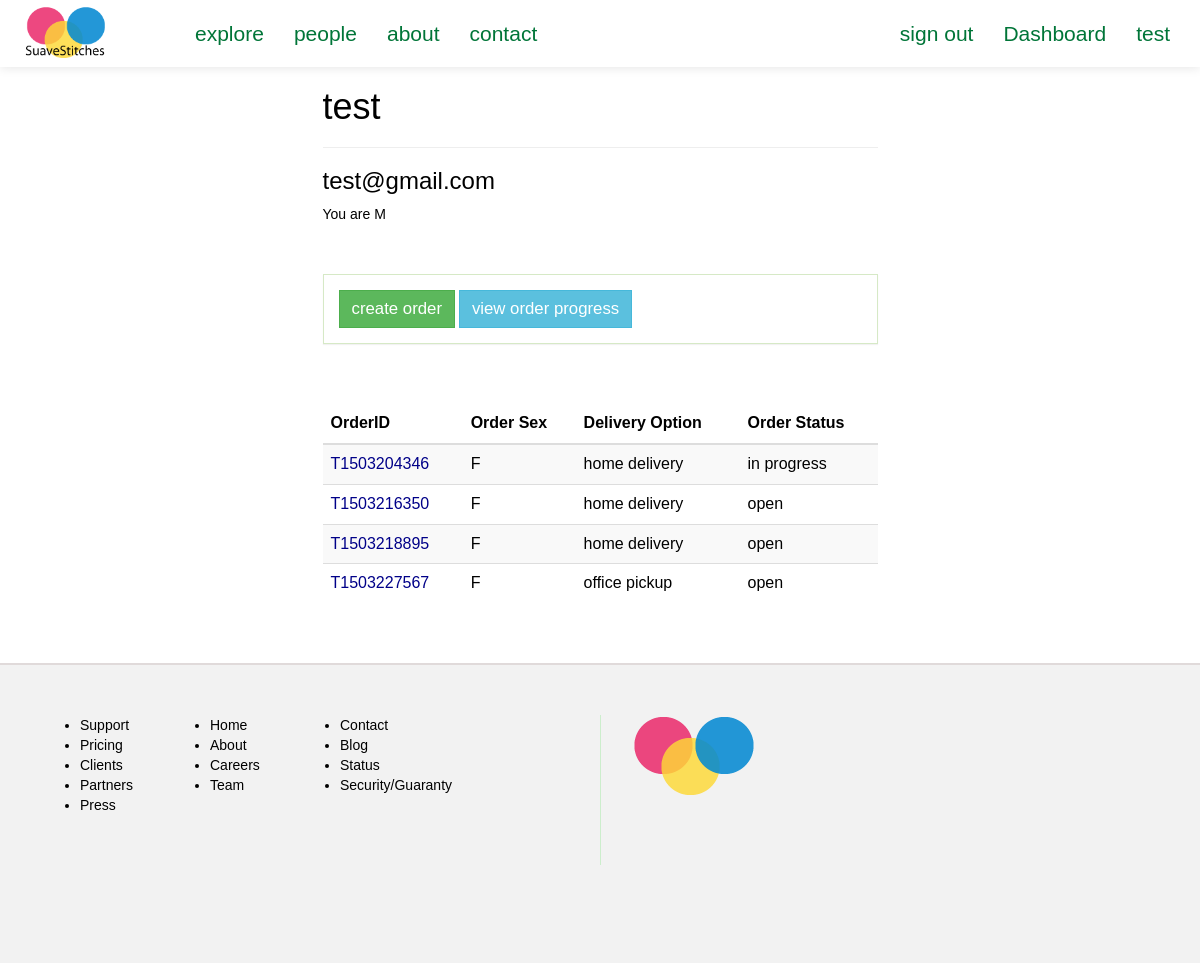
/suave/dashboard/ (signed in), run on an earlier commit of the app's database.
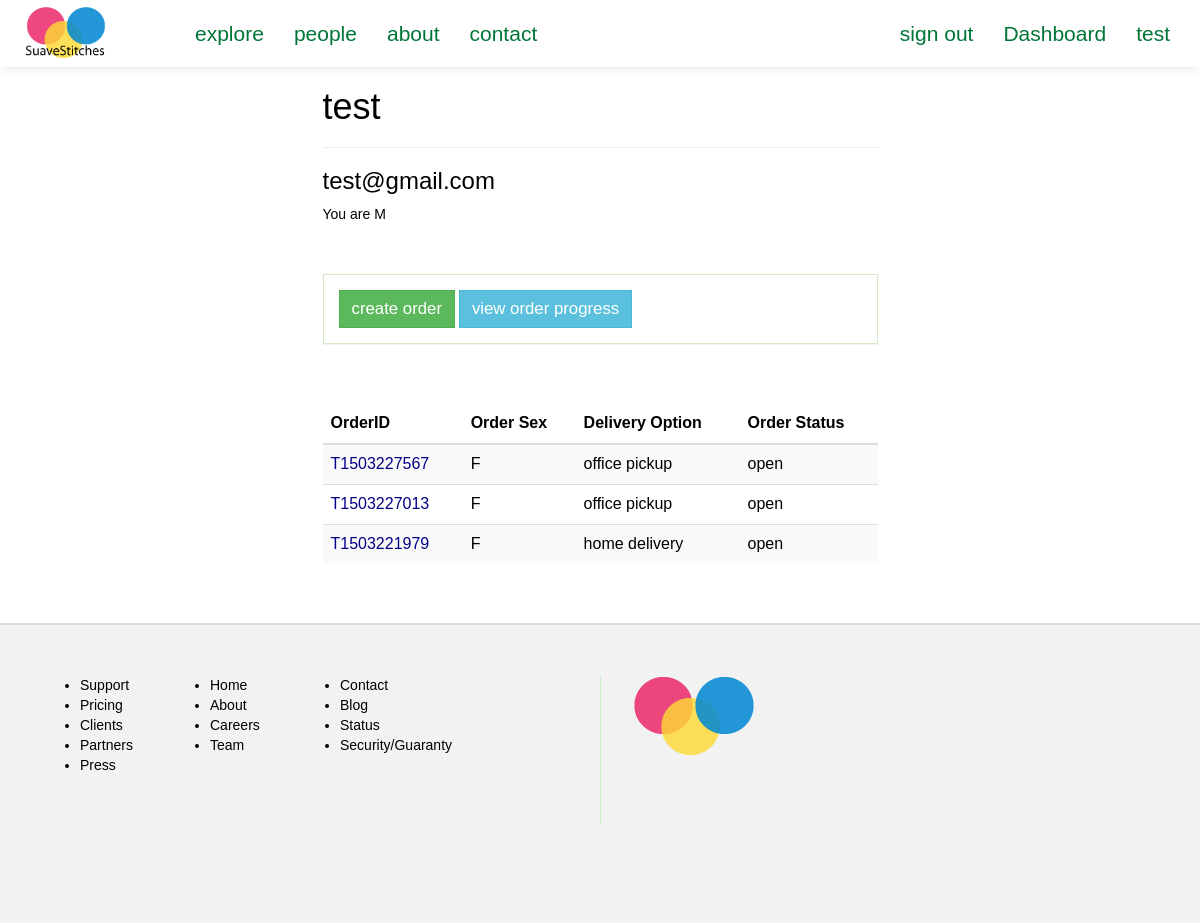
And on a later commit of the database.
### suave/models.py (models this page shows, shortened)
class Client(models.Model):
	FEMALE = 'F'
	MALE = 'M'
	SEX_CHOICE = (
		(FEMALE, 'F'),
		(MALE, 'M'),
	)
	user = models.OneToOneField(User)
	address = models.CharField(max_length=200, null=True)
	preference = models.CharField(max_length=40)
	sex = models.CharField(max_length=2, choices=SEX_CHOICE, default=" ")

class Order(models.Model):
	client = models.ForeignKey(Client, null=True)
	size = models.ForeignKey(Size, null=True)
	tailor = models.ForeignKey(Tailor, null=True)
	fabric = models.ForeignKey(Fabric, null=True) #* change to foreign key with Fabric
	main_order_id = models.CharField(max_length=15, null=True)
	details = models.CharField(max_length=250, null=True) #*
	delivery_option = models.CharField(max_length=100, null=True)
	service_option = models.CharField(max_length=100, null=True)
	sex = models.CharField(max_length=2, default=' ')
	status = models.CharField(max_length=20, default='OPEN') #*
	cost = models.IntegerField(default=0000) # final cost of order

### suave/views.py (the view)
@login_required
def clientDashboard(request):
	context = {}
	client = Client.objects.get(user=request.user)
	if request.session['new_user_check'] == 1:
		context['new_user_check'] = True
		request.session['new_user_check'] = 2
	context['orders'] = Order.objects.filter(client=client)
	return render(request, 'i/client/dashboard.html', context)

### suave/templates/i/client/dashboard.html (shortened to what this page needs)
{% extends "i/layout/base.html" %}
{% block main_section %}
	<div class="col-lg-6 col-lg-offset-3">
		<h1>{{ user.username }}</h1>
		<hr>
		<h3>{{ user.email }}</h3>
		<p>You are {{ user.client.sex }}</p>
		<br><br>
		<div class="client-dashboard-panel panel panel-body panel-success">
			<a href="{% url 'suave:createOrder' %}" class="btn btn-success">create order</a>
			<a href="" class="btn btn-info">view order progress</a>
		</div>
		<br><br>
		{% if orders %}
			<table class="table table-striped table-hover">
				<thead>
					<tr>
						<th>OrderID</th>
						<th>Order Sex</th>
						<th>Delivery Option</th>
						<th>Order Status</th>
					</tr>
				</thead>
				<tbody>
					{% for order in orders %}
					<tr>
						<td style="color:#008"><span>{{ order.main_order_id }}</span></td>
						<td>{{ order.sex }}</td>
						<td>{{ order.delivery_option|lower }}</td>
						<td>{{ order.status|lower }}</td>
					</tr>
					{% endfor %}
				</tbody>
			</table>
		{% endif %}
		<br><br>
	</div>
{% endblock %}

### suave/templates/i/layout/base.html (shortened to what this page needs)
<html>
	<head>
		{% load staticfiles %}
		<link rel="stylesheet" type="text/css" href="{% static 'css/style.css' %}">
	</head>
	{% if tailorPage %}
	<body class="tailorPage-color">
	{% else %}
	<body>
	{% endif %}
	{% if tailorPage %}
		<nav class="navbar navbar-default" role="navigation" style="background:#B2EBF2">
	{% else %}
		<nav class="navbar navbar-default" role="navigation">
	{% endif %}
			<div class="container">
				<div class="row">
					<div class="navbar-header">
						<div id="header">
							<a class="navbar-brand" href="/suave">
								<img src="{% static 'img/my_logo_1.png' %}">
							</a>
						</div>
					</div>
					<div class="collapse navbar-collapse navbar-ex1-collapse">
						<ul class="nav navbar-nav navbar-left">
							<li class=""><a href style="background:#">explore</a></li>
							<li class=""><a href="{% url 'suave:tailorHome' %}">people</a></li>
							<li class=""><a >about</a></li>
							<li class=""><a >contact</a></li>
						</ul>
						<ul class="nav navbar-nav navbar-right">
							{% if user.is_authenticated %}
							<li><a href="{% url 'suave:signout' %}" class="">sign out</a></li>
								{% if user.tailor.rate %}
									<li><a href="{% url 'suave:tailorDashboard' %}" class="">Dashboard</a></li>
								{% else %}
									<li><a href="{% url 'suave:clientDashboard' %}" class="">Dashboard</a></li>
								{% endif %}
							<li><a class="">{{user}}</a></li>
							{% else %}
							<li><a role="button" class="" data-toggle="modal" data-target=".bs-example-modal-sm">sign in</a></li>
							{% endif %}
						</ul>
					</div>
				</div>
			</div>
		</nav>
		<div class="container">
			<div class="row">
					{% block main_section %}
					{% endblock %}
			</div>
		</div>
		<div class="footer">
			<div class="col-lg-6 footer-left">
				<ul class="col-sm-3">
					<li>Support</li>
					<li>Pricing</li>
					<li>Clients</li>
					<li>Partners</li>
					<li>Press</li>
				</ul>
				<ul class="col-sm-3">
					<li>Home</li>
					<li>About</li>
					<li>Careers</li>
					<li>Team</li>
				</ul>
				<ul class="col-sm-3">
					<li>Contact</li>
					<li>Blog</li>
					<li>Status</li>
					<li>Security/Guaranty</li>
				</ul>
			</div>
			<div class="col-lg-6 footer-right">
				<img src="{% static 'img/my_logo.png' %}">
			</div>
		</div>
	</body>
</html>

### suave/static/css/style.css (style rules this page uses)
a { text-decoration: none; }
#header img { width: 65%; }
.navbar { background-repeat: no-repeat; border-bottom: 1px solid #178ACC; box-shadow: 0px 1px 10px rgba(0, 0, 0, 0.1); border-radius: 0px; margin-bottom: 0px; }
.navbar-default { background: #fff; border-color: #fff; }
.navbar-default .navbar-brand, .navbar-default .navbar-brand:hover, .navbar-default .navbar-brand:focus, .navbar-default .navbar-nav > li > a { color: #007538; font-size: 1.5em; }
.navbar-default .navbar-nav > li > a { line-height: 35px; }
.footer { min-height: 300px; background: #f2f2f2; padding: 50px; border-top: 2px #e0dada solid; }
.footer-right { height: 150px; border-left: 1px #cec solid; }
.client-dashboard-panel a { font-size: 1.2em; }
#header { margin: -10px auto auto auto; }
* { -webkit-border-radius: 0 !important; -moz-border-radius: 0 !important; -ms-border-radius: 0 !important; border-radius: 0 !important; }
body { color: #000; font-family: weblysleek, arial; }

What changed in the data, as far as the page shows it:
removed Order: main_order_id "T1503204346", sex "F", delivery_option "home delivery", status "in progress"
removed Order: main_order_id "T1503216350", sex "F", delivery_option "home delivery", status "open"
removed Order: main_order_id "T1503218895", sex "F", delivery_option "home delivery", status "open"
added Order: main_order_id "T1503227013", sex "F", delivery_option "office pickup", status "open"
added Order: main_order_id "T1503221979", sex "F", delivery_option "home delivery", status "open"
